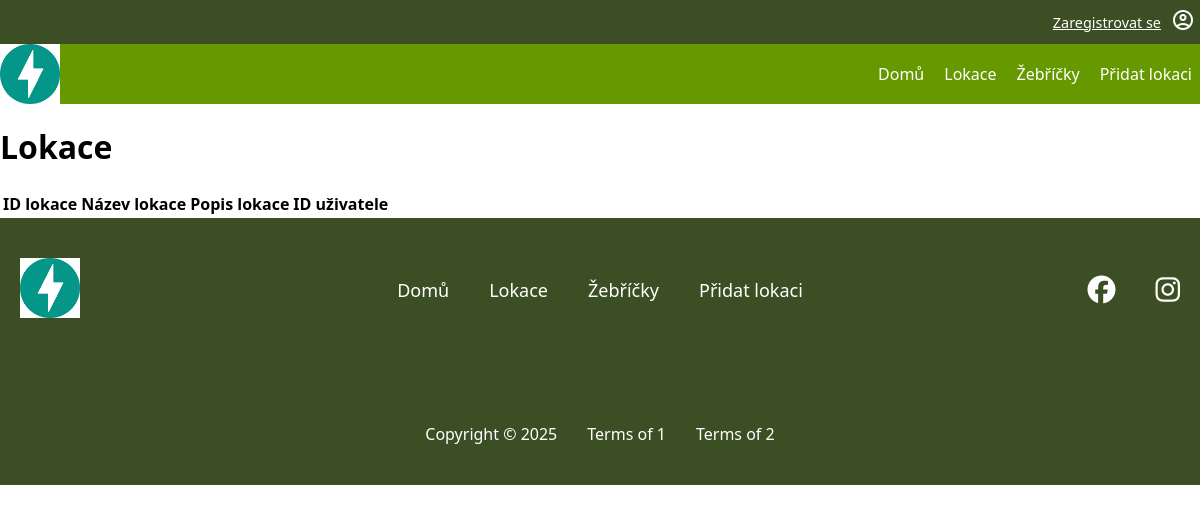
The page /locations on the database as committed earlier.
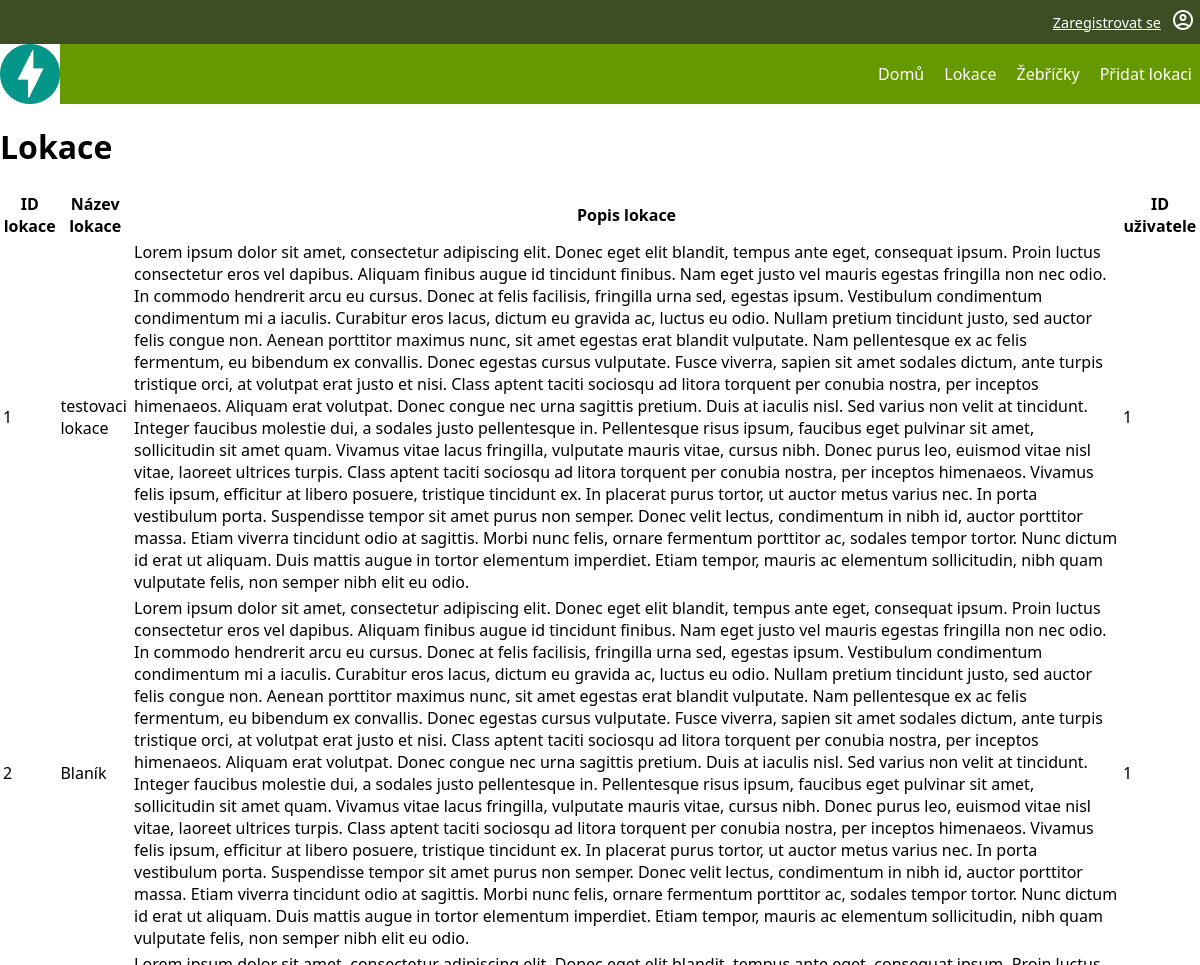
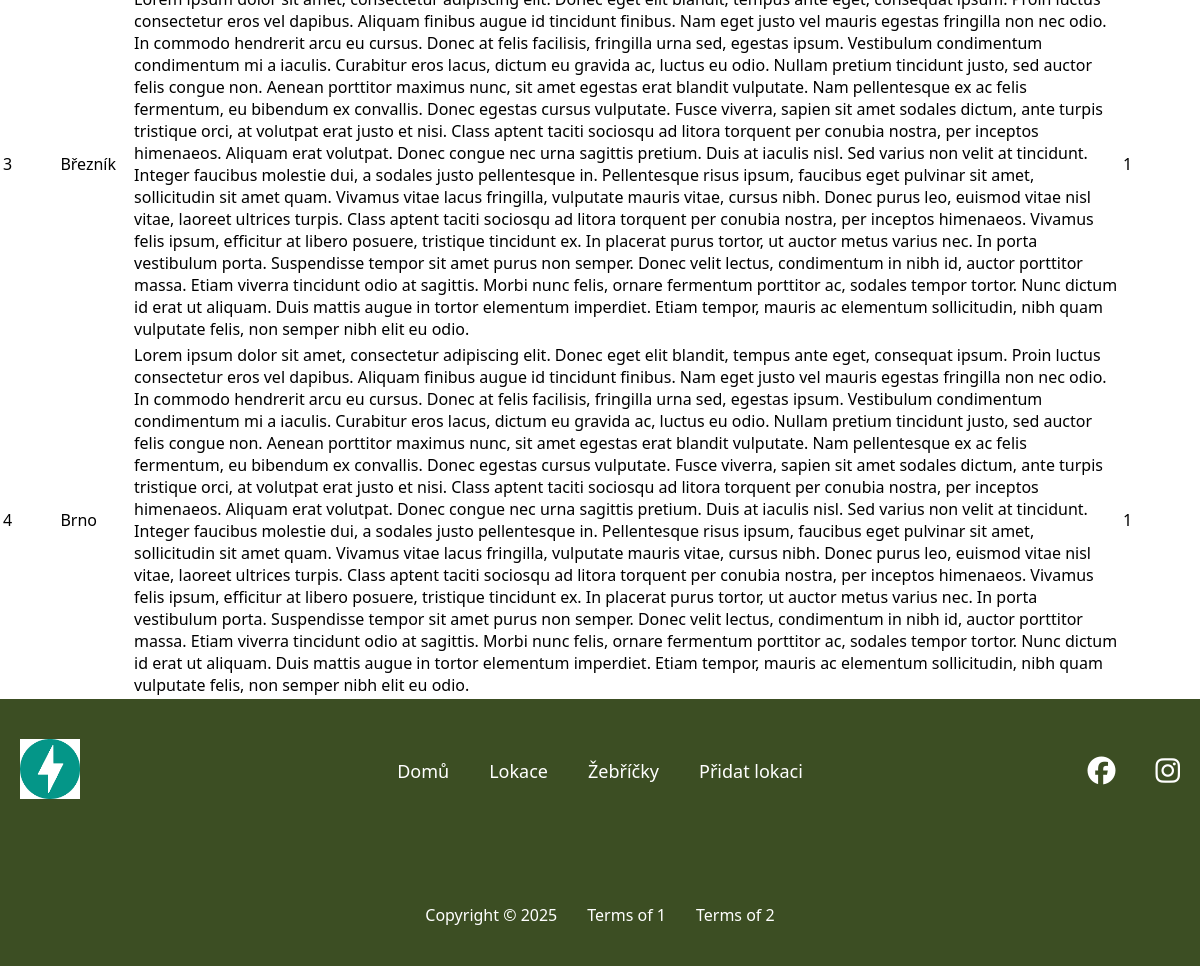
The same page on the database as committed later (2 pictures, top to bottom).
### tables this page shows
CREATE TABLE location (
    id INTEGER PRIMARY KEY AUTOINCREMENT,
    name VARCHAR NOT NULL,
    description VARCHAR,
    id_user INTEGER NOT NULL,
    FOREIGN KEY (id_user) REFERENCES user(id)
);

### pages/locations.py (the view)
@router.get("/locations", response_class=HTMLResponse)
async def locations_page(request: Request, svc: LocationService = Depends(locations_service)):
    locations = svc.list_locations()
    for location in locations:
        print("1. test")
        print(type(locations))
        print(location.values())
    return request.app.state.templates.TemplateResponse(
        "locations.html",
        {
            "request": request,
            "title": "Lokace",
            "locations": locations,
        },
    )

### templates/locations.html (shortened to what this page needs)
{% extends "base.html" %}
{% block content %}
<h1>Lokace</h1>
<table>
<tr>
    <th>ID lokace</th>
    <th>Název lokace</th>
    <th>Popis lokace</th>
    <th>ID uživatele</th>
</tr>
    {% for loc in locations %}
        <tr>
            <td>{{ loc['id'] }}</td>
            <td>{{ loc['name'] }}</td>
            <td>{{ loc['description'] }}</td>
            <td>{{ loc['id_user'] }}</td>
        </tr>
    {% endfor %}
</table>
{% endblock %}

### templates/base.html (shortened to what this page needs)
<!DOCTYPE html>
<html lang="cs">
<head>
    <link rel="stylesheet" href="{{ url_for('static', path='css/style.css') }}">
    <link rel="stylesheet" href="{{ url_for('static', path='css/header.css') }}">
    <link rel="stylesheet" href="{{ url_for('static', path='css/footer.css') }}">
    <link rel="stylesheet" href="{{ url_for('static', path='css/icon.css') }}">
    <link rel="stylesheet" href="https://cdnjs.cloudflare.com/ajax/libs/font-awesome/6.5.0/css/all.min.css">
</head>
<body>
<div class = "header">
    <div class = "upper-nav">
        <a href="{{ request.url_for('register_page') }}" class="upper-nav-items">Zaregistrovat se</a>
        <a href="{{ request.url_for('my_profile_page') }}" class="upper-nav-items"><span class="material-symbols-outlined">account_circle</span></a>
    </div>
    <div class="lower-nav">
        <div class="lower-nav-logo"><a href="{{ request.url_for('landing_page') }}"><img alt="logo" src="{{ request.url_for('static', path='img/logo.png') }}"></a></div>
        <div class="lower-nav-items">
            <a href="{{ request.url_for('landing_page') }}" class="lower-nav-item">Domů</a>
            <a href="{{ request.url_for('locations_page') }}" class="lower-nav-item">Lokace</a>
            <a href="{{ request.url_for('rankings_page') }}" class="lower-nav-item">Žebříčky</a>
            <a href="{{ request.url_for('add_location_page') }}" class="lower-nav-item">Přidat lokaci</a>
        </div>
    </div>
</div>
    {% block content %}{% endblock %}
<footer class="footer">
    <div class="footer-top">
        <div class="footer-logo">
            <a href="{{ request.url_for('landing_page') }}"><img alt="logo" src="{{ request.url_for('static', path='img/logo.png') }}"></a>
        </div>
        <nav class="footer-nav">
            <a href="{{ request.url_for('landing_page') }}" class="footer-nav-item">Domů</a>
            <a href="{{ request.url_for('locations_page') }}" class="footer-nav-item">Lokace</a>
            <a href="{{ request.url_for('rankings_page') }}" class="footer-nav-item">Žebříčky</a>
            <a href="{{ request.url_for('add_location_page') }}" class="footer-nav-item">Přidat lokaci</a>
        </nav>
        <div class="footer-icons">
            <i class="fa-brands fa-facebook"></i>
            <i class="fa-brands fa-instagram"></i>
        </div>
    </div>
    <div class="footer-bottom">
        <span>Copyright © 2025</span>
        <span>Terms of 1</span>
        <span>Terms of 2</span>
    </div>
</footer>
</body>
</html>

### static/css/style.css (style rules this page uses)
:root { font-family: system-ui, -apple-system, Segoe UI, Roboto, sans-serif; --background-color: white; --text-color: black; --navbar-background-color: #669900; --footer-background-color: #3c4e23; --white-text-color: white; font-size: 16px; }
html, body { margin:0; padding: 0; background: var(--background-color); width: 100%; }

### static/css/header.css (style rules this page uses)
.header { width: 100%; position: sticky; top: 0; z-index: 1000; }
.upper-nav { display: flex; flex-direction: row; align-items: center; width: 100%; background-color: var(--footer-background-color); justify-content: flex-end; font-size: 0.9rem; padding: 1vh 0 1vh 0; }
.upper-nav-items { margin-left: 5px; margin-right: 5px; color: var(--white-text-color); }
.lower-nav { display: flex; flex-direction: row; align-items: center; max-height: 10vh; justify-content: space-between; width: 100%; background-color: var(--navbar-background-color, #333); }
.lower-nav-logo { width: 60px; height: 60px; }
.lower-nav-logo img { width: 100%; height: 100%; object-fit: contain; display: block; }
.lower-nav-items { display: flex; gap: 20px; padding-right: 1vh; }
.lower-nav-item { color: var(--white-text-color, #fff); text-decoration: none; font-size: 1rem; font-weight: 500; }

### static/css/footer.css (style rules this page uses)
.footer { width: 100%; background-color: var(--footer-background-color); color: white; padding: 40px 0; display: flex; flex-direction: column; gap: 30px; }
.footer-top { display: grid; grid-template-columns: 1fr auto 1fr; align-items: center; padding-bottom: 70px; }
.footer-logo { padding-left: 20px; }
.footer-logo img { width: 60px; height: 60px; object-fit: contain; }
.footer-nav { display: flex; justify-content: center; gap: 40px; }
.footer-nav-item { color: white; text-decoration: none; font-size: 18px; }
.footer-top i { justify-self: end; font-size: 28px; margin-left: 20px; cursor: pointer; }
.footer-icons { display: flex; justify-content: flex-end; gap: 20px; padding-right: 20px; font-size: 28px; justify-self: end; }
.footer-icons i { cursor: pointer; }
.footer-bottom { display: flex; justify-content: center; gap: 30px; font-size: 16px; }

Rows that differ between the two databases and show on the page:
added location: id "1", name "testovaci lokace", description "Lorem ipsum dolor sit amet, consectetur adipiscing elit. Donec eget elit blandit, tempus ante eget, consequat ipsum. Proin luctus consectetur eros vel dapibus. Aliquam finibus augue id tincidunt finibus. Nam eget justo vel mauris egestas fringilla non nec odio. In commodo hendrerit arcu eu cursus. Donec at felis facilisis, fringilla urna sed, egestas ipsum. Vestibulum condimentum condimentum mi a iaculis. Curabitur eros lacus, dictum eu gravida ac, luctus eu odio. Nullam pretium tincidunt justo, sed auctor felis congue non. Aenean porttitor maximus nunc, sit amet egestas erat blandit vulputate. Nam pellentesque ex ac felis fermentum, eu bibendum ex convallis. Donec egestas cursus vulputate.…", id_user "1"
added location: id "2", name "Blaník", description "Lorem ipsum dolor sit amet, consectetur adipiscing elit. Donec eget elit blandit, tempus ante eget, consequat ipsum. Proin luctus consectetur eros vel dapibus. Aliquam finibus augue id tincidunt finibus. Nam eget justo vel mauris egestas fringilla non nec odio. In commodo hendrerit arcu eu cursus. Donec at felis facilisis, fringilla urna sed, egestas ipsum. Vestibulum condimentum condimentum mi a iaculis. Curabitur eros lacus, dictum eu gravida ac, luctus eu odio. Nullam pretium tincidunt justo, sed auctor felis congue non. Aenean porttitor maximus nunc, sit amet egestas erat blandit vulputate. Nam pellentesque ex ac felis fermentum, eu bibendum ex convallis. Donec egestas cursus vulputate.…", id_user "1"
added location: id "3", name "Březník", description "Lorem ipsum dolor sit amet, consectetur adipiscing elit. Donec eget elit blandit, tempus ante eget, consequat ipsum. Proin luctus consectetur eros vel dapibus. Aliquam finibus augue id tincidunt finibus. Nam eget justo vel mauris egestas fringilla non nec odio. In commodo hendrerit arcu eu cursus. Donec at felis facilisis, fringilla urna sed, egestas ipsum. Vestibulum condimentum condimentum mi a iaculis. Curabitur eros lacus, dictum eu gravida ac, luctus eu odio. Nullam pretium tincidunt justo, sed auctor felis congue non. Aenean porttitor maximus nunc, sit amet egestas erat blandit vulputate. Nam pellentesque ex ac felis fermentum, eu bibendum ex convallis. Donec egestas cursus vulputate.…", id_user "1"
added location: id "4", name "Brno", description "Lorem ipsum dolor sit amet, consectetur adipiscing elit. Donec eget elit blandit, tempus ante eget, consequat ipsum. Proin luctus consectetur eros vel dapibus. Aliquam finibus augue id tincidunt finibus. Nam eget justo vel mauris egestas fringilla non nec odio. In commodo hendrerit arcu eu cursus. Donec at felis facilisis, fringilla urna sed, egestas ipsum. Vestibulum condimentum condimentum mi a iaculis. Curabitur eros lacus, dictum eu gravida ac, luctus eu odio. Nullam pretium tincidunt justo, sed auctor felis congue non. Aenean porttitor maximus nunc, sit amet egestas erat blandit vulputate. Nam pellentesque ex ac felis fermentum, eu bibendum ex convallis. Donec egestas cursus vulputate.…", id_user "1"
